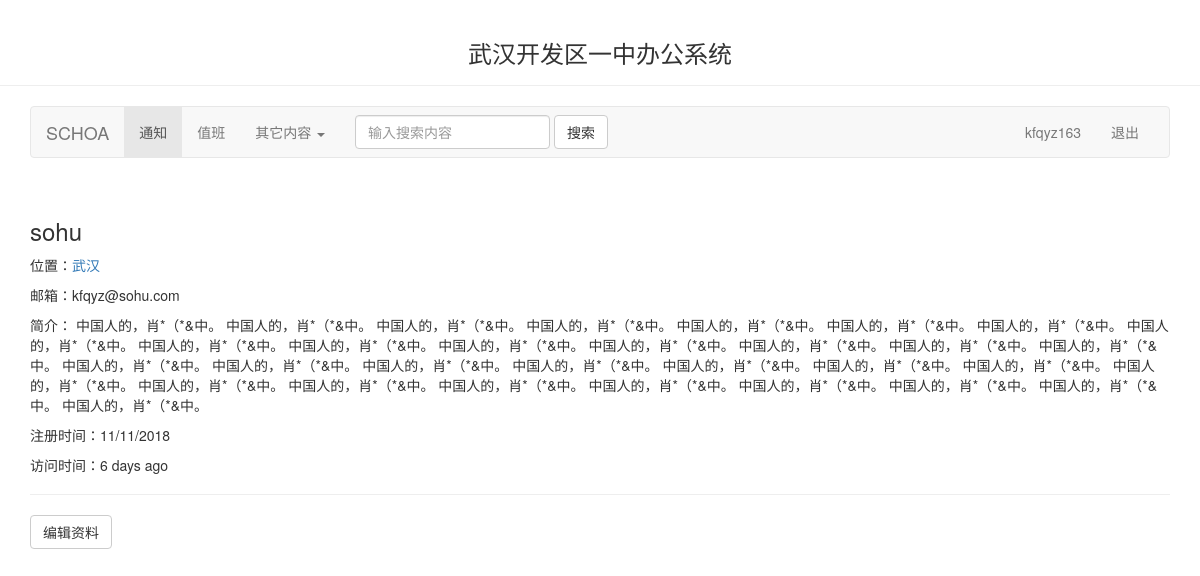
The app's page /user/sohu (signed in) with its own data.
### app/models.py (models this page shows, shortened)
class User(UserMixin, db.Model):
    __tablename__ = 'users'
    id = db.Column(db.Integer, primary_key=True)
    username = db.Column(db.String(64), unique=True, index=True)
    email = db.Column(db.String(64), unique=True, index=True)
    phone_number = db.Column(db.Integer, unique=True, index=True)
    password_hash = db.Column(db.String(128))
    role_id = db.Column(db.Integer, db.ForeignKey('roles.id'))
    confirmed = db.Column(db.Boolean, default=False)
    name = db.Column(db.String(64))
    location = db.Column(db.String(64))
    about_me = db.Column(db.Text())
    member_since = db.Column(db.DateTime(), default=datetime.utcnow)
    last_seen = db.Column(db.DateTime(), default=datetime.utcnow)
    @property
    def password(self):
        raise AttributeError('密码不可读取！')
    def can(self, perm):
        return self.role is not None and self.role.has_permission(perm)
    def is_administrator(self):
        return self.can(Permission.ADMIN)
    def ping(self):
        self.last_seen = datetime.utcnow()
        db.session.add(self)

### app/main/views.py (the view)
@main.route('/user/<username>')
def user(username):
    user = User.query.filter_by(username=username).first_or_404()
    return render_template('user.html', user=user)

### app/auth/views.py (called while the page is built)
@auth.before_app_request
def before_request():
    if current_user.is_authenticated:
        current_user.ping()
        if not current_user.confirmed \
                and request.endpoint \
                and request.blueprint != 'auth' \
                and request.endpoint != 'static':
            return redirect(url_for('auth.unconfirmed'))

### app/main/__init__.py (called while the page is built)
@main.app_context_processor
def inject_permissions():
    return dict(Permission=Permission)

### app/models.py (called while the page is built)
@login_manager.user_loader
def load_user(user_id):
    return User.query.get(int(user_id))

    def has_permission(self, perm):
        return self.permissions & perm == perm

### app/templates/user.html (shortened to what this page needs)
{% extends "base.html" %}
{% block page_content %}
    <div class="page-header">
        <h3>{{ user.username }}</h3>
        {% if user.location %}
            <p>
                位置：<a href="http://maps.baidu.com/?q={{ user.location }}">{{ user.location }}</a>
            </p>
        {% endif %}
        {% if user.email %}<p>邮箱：{{ user.email }}</p>{% endif %}
        {% if user.about_me %}<p>简介：{{ user.about_me }}</p>{% endif %}
        <p>注册时间：{{ moment(user.member_since).format('L') }}</p>
        <p>访问时间：{{ moment(user.last_seen).fromNow() }}</p>
    </div>
    {% if current_user.is_administrator() %}
        <a class="btn btn-default" href="{{ url_for('.edit_profile_admin',id=user.id) }}">
            编辑资料
        </a>
    {% elif current_user == user %}
        <a class="btn btn-default" href="{{ url_for('.edit_profile') }}">
            编辑资料
        </a>
    {% endif %}
{% endblock %}

### app/templates/base.html (shortened to what this page needs)
{% extends 'bootstrap/base.html' %}
{% block navbar %}
    <div class="page-header" align="center"><h3>武汉开发区一中办公系统</h3></div>
    <div class="container">
        <nav class="navbar navbar-default">
            <div class="container-fluid">
                <div class="navbar-header">
                    <a class="navbar-brand" href="#">SCHOA</a>
                </div>
                <div class="collapse navbar-collapse" id="bs-example-navbar-collapse-1">
                    <ul class="nav navbar-nav">
                        <li class="active"><a href="#">通知 <span class="sr-only">(current)</span></a></li>
                        <li><a href="#">值班 </a></li>
                        <li class="dropdown">
                            <a href="#" class="dropdown-toggle" data-toggle="dropdown" role="button"
                               aria-haspopup="true" aria-expanded="false">其它内容 <span class="caret"></span></a>
                        </li>
                    </ul>
                    <form class="navbar-form navbar-left">
                        <div class="form-group">
                            <input type="text" class="form-control" placeholder="输入搜索内容">
                        </div>
                        <button type="submit" class="btn btn-default">搜索</button>
                    </form>
                    <ul class="nav navbar-nav navbar-right">
                        {% if current_user.is_authenticated %}
                            <li><a href="{{ url_for('main.user',username=current_user.username) }}">{{ current_user.username }}</a></li>
                            <li><a href="{{ url_for('auth.logout') }}">退出</a></li>
                        {% else %}
                            <li><a href="{{ url_for('auth.login') }}">登录</a></li>
                            <li><a href="{{ url_for('auth.register') }}">注册</a></li>
                        {% endif %}
                    </ul>
                </div>
            </div>
        </nav>
    </div>
{% endblock %}
{% block content %}
    <div class="container">
        {% block page_content %}{% endblock %}
    </div>
{% endblock %}

### records on screen
User: username "kfqyz163"
User: username "sohu", location "武汉", email "kfqyz@sohu.com", about_me "中国人的，肖*（*&中。 中国人的，肖*（*&中。 中国人的，肖*（*&中。 中国人的，肖*（*&中。 中国人的，肖*（*&中。 中国人的，肖*（*&中。 中国人的，肖*（*&中。 中国人的，肖*（*&中。 中国人的，肖*（*&中。 中国人的，肖*（*&中。 中国人的，肖*（*&中。 中国人的，肖*（*&中。 中国人的，肖*（*&中。 中国人的，肖*（*&中。 中国人的，肖*（*&中。 中国人的，肖*（*&中。 中国人的，肖*（*&中。 中国人的，肖*（*&中。 中国人的，肖*（*&中。 中国人的，肖*（*&中。 中国人的，肖*（*&中。 中国人的，肖*（*&中。 中国人的，肖*（*&中。 中国人的，肖*（*&中。 中国人的，肖*（*&中。 中国人的，肖*（*&中。 中国人的，肖*（*&中。 中国人的，肖*（*&中。 中国人的，肖*（*&中。 中国人的，肖*（*&中。 中国人的，肖*（*&中。", member_since "11/11/2018", last_seen "6 days ago"
